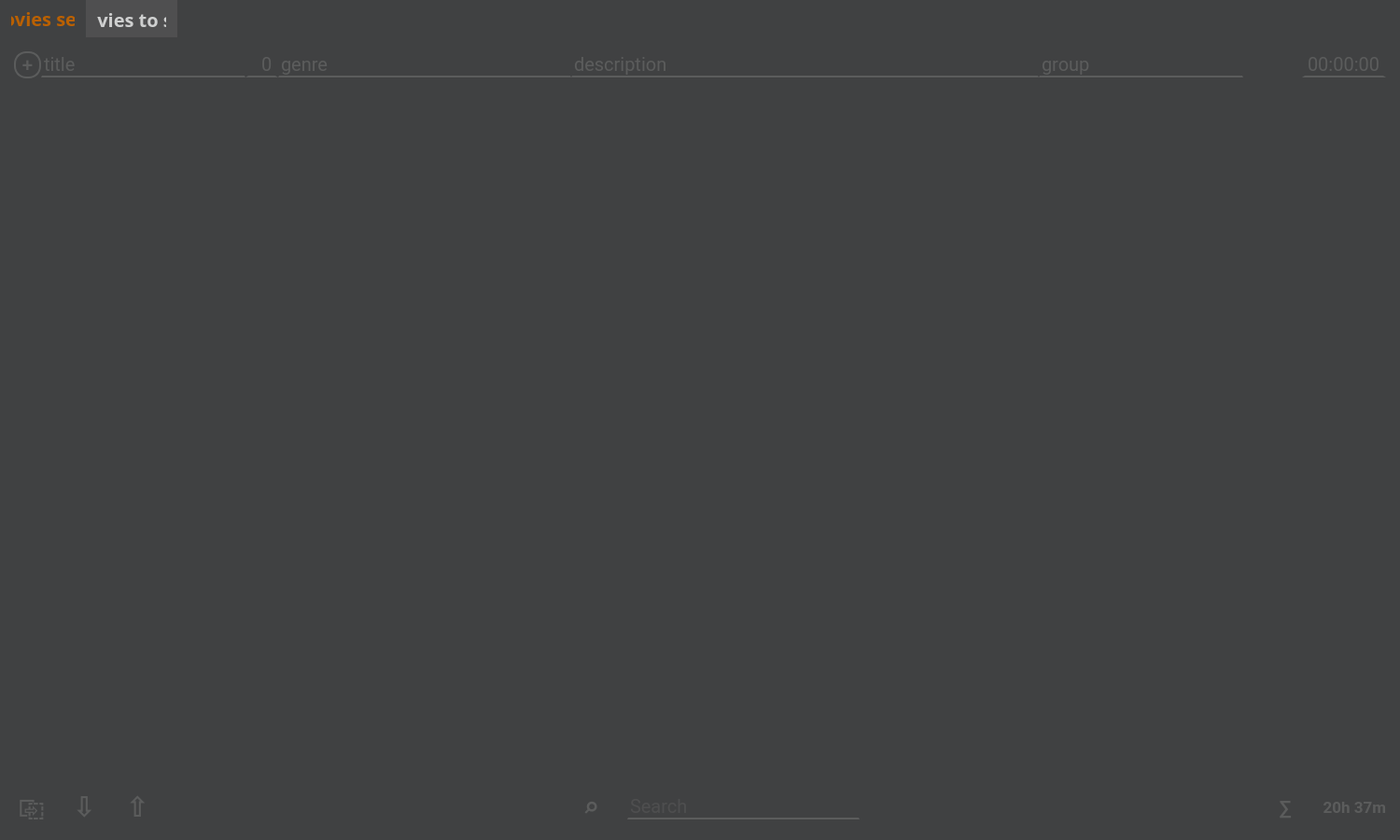
<?xml version="1.0" encoding="UTF-8"?>
<ui version="4.0">
 <class>MainWindow</class>
 <widget class="QMainWindow" name="MainWindow">
  <property name="geometry">
   <rect>
    <x>0</x>
    <y>0</y>
    <width>1500</width>
    <height>900</height>
   </rect>
  </property>
  <property name="windowTitle">
   <string>Moviefy</string>
  </property>
  <widget class="QWidget" name="centralwidget">
   <property name="minimumSize">
    <size>
     <width>1000</width>
     <height>600</height>
    </size>
   </property>
   <property name="styleSheet">
    <string notr="true">QWidget { 
border-top: 0px solid #C2C7CB;
	background-color: #404142;
}
</string>
   </property>
   <layout class="QGridLayout" name="gridLayout">
    <property name="leftMargin">
     <number>0</number>
    </property>
    <property name="topMargin">
     <number>0</number>
    </property>
    <property name="rightMargin">
     <number>0</number>
    </property>
    <property name="bottomMargin">
     <number>0</number>
    </property>
    <item row="0" column="0">
     <widget class="QTabWidget" name="moviesTabs">
      <property name="styleSheet">
       <string notr="true">QTabWidget::pane { 
	background-color: #404142;
}

QTabWidget::tab-bar {
    alignment: center;
}

QTabBar::tab{
background-color: #4f4f50;
min-height: 40px;
max-height: 50px;

font-family: Comforta;
font-size: 20px;
color: #cfd0d0;
font-weight: bold;
}

QTabBar::tab:hover {
    background: #5b5c5c;
}

QTabBar::tab:selected {
    color: #ba6000;
	background-color: #404142;
}


</string>
      </property>
      <property name="currentIndex">
       <number>0</number>
      </property>
      <property name="elideMode">
       <enum>Qt::ElideNone</enum>
      </property>
      <property name="usesScrollButtons">
       <bool>true</bool>
      </property>
      <property name="documentMode">
       <bool>false</bool>
      </property>
      <property name="movable">
       <bool>false</bool>
      </property>
      <widget class="QWidget" name="seenTab">
       <attribute name="title">
        <string>Movies seen</string>
       </attribute>
       <layout class="QVBoxLayout" name="verticalLayout" stretch="1,18,1">
        <property name="spacing">
         <number>20</number>
        </property>
        <property name="leftMargin">
         <number>15</number>
        </property>
        <property name="topMargin">
         <number>15</number>
        </property>
        <property name="rightMargin">
         <number>15</number>
        </property>
        <property name="bottomMargin">
         <number>15</number>
        </property>
        <item>
         <layout class="QHBoxLayout" name="addMovieLayout" stretch="0,7,1,10,16,7,2,2">
          <property name="spacing">
           <number>0</number>
          </property>
          <item>
           <widget class="QPushButton" name="btn_addSeen">
            <property name="enabled">
             <bool>true</bool>
            </property>
            <property name="cursor">
             <cursorShape>PointingHandCursor</cursorShape>
            </property>
            <property name="toolTip">
             <string>Add movie</string>
            </property>
            <property name="styleSheet">
             <string notr="true">QPushButton {
width: 25px;
height: 25px;
color: #5b5c5c;
font-weight: 900;
font-size: 20px;
border: 1.5px solid #5b5c5c;
    border-radius: 12.5px;
}

QPushButton::hover {
color: #b3b3b3;
border-color: #b3b3b3;
}</string>
            </property>
            <property name="text">
             <string>+</string>
            </property>
           </widget>
          </item>
          <item>
           <widget class="QLineEdit" name="le_seenTitle">
            <property name="styleSheet">
             <string notr="true">QLineEdit {
height: 25px;
border-bottom: 1.5px solid #5b5c5c;
font-size: 20px;
color: #5b5c5c;
font-family: Roboto;
}

QLineEdit::hover {
color: #b3b3b3;
border-color: #b3b3b3;
}

QLineEdit::focus {
color: #b3b3b3;
border-color: #b3b3b3;
}</string>
            </property>
            <property name="text">
             <string>title</string>
            </property>
            <property name="maxLength">
             <number>168</number>
            </property>
           </widget>
          </item>
          <item>
           <widget class="QSpinBox" name="sb_seenRate">
            <property name="styleSheet">
             <string notr="true">QSpinBox {
height: 25px;
border-bottom: 1.5px solid #5b5c5c;
font-size: 20px;
color: #5b5c5c;
font-family: Roboto;
}

QSpinBox::up-button {
 width: 0px;
}

QSpinBox::down-button {
 width: 0px;
}


QSpinBox::hover {
color: #b3b3b3;
border-color: #b3b3b3;
}

QSpinBox::focus {
color: #b3b3b3;
border-color: #b3b3b3;
}</string>
            </property>
            <property name="alignment">
             <set>Qt::AlignRight|Qt::AlignTrailing|Qt::AlignVCenter</set>
            </property>
            <property name="maximum">
             <number>10</number>
            </property>
           </widget>
          </item>
          <item>
           <widget class="QLineEdit" name="le_seenGenre">
            <property name="styleSheet">
             <string notr="true">QLineEdit {
height: 25px;
border-bottom: 1.5px solid #5b5c5c;
font-size: 20px;
color: #5b5c5c;
font-family: Roboto;
}

QLineEdit::hover {
color: #b3b3b3;
border-color: #b3b3b3;
}

QLineEdit::focus {
color: #b3b3b3;
border-color: #b3b3b3;
}</string>
            </property>
            <property name="text">
             <string>genre</string>
            </property>
            <property name="maxLength">
             <number>170</number>
            </property>
           </widget>
          </item>
          <item>
           <widget class="QLineEdit" name="le_seenDesc">
            <property name="styleSheet">
             <string notr="true">QLineEdit {
height: 25px;
border-bottom: 1.5px solid #5b5c5c;
font-size: 20px;
color: #5b5c5c;
font-family: Roboto;
}

QLineEdit::hover {
color: #b3b3b3;
border-color: #b3b3b3;
}

QLineEdit::focus {
color: #b3b3b3;
border-color: #b3b3b3;
}</string>
            </property>
            <property name="text">
             <string>description</string>
            </property>
            <property name="maxLength">
             <number>400</number>
            </property>
           </widget>
          </item>
          <item>
           <widget class="QLineEdit" name="le_seenGroup">
            <property name="styleSheet">
             <string notr="true">QLineEdit {
height: 25px;
border-bottom: 1.5px solid #5b5c5c;
font-size: 20px;
color: #5b5c5c;
font-family: Roboto;
}

QLineEdit::hover {
color: #b3b3b3;
border-color: #b3b3b3;
}

QLineEdit::focus {
color: #b3b3b3;
border-color: #b3b3b3;
}</string>
            </property>
            <property name="text">
             <string>group</string>
            </property>
            <property name="maxLength">
             <number>160</number>
            </property>
           </widget>
          </item>
          <item>
           <spacer name="horizontalSpacer_3">
            <property name="orientation">
             <enum>Qt::Horizontal</enum>
            </property>
            <property name="sizeHint" stdset="0">
             <size>
              <width>40</width>
              <height>20</height>
             </size>
            </property>
           </spacer>
          </item>
          <item>
           <widget class="QTimeEdit" name="te_seenLength">
            <property name="styleSheet">
             <string notr="true">QTimeEdit {
height: 25px;
border-bottom: 1.5px solid #5b5c5c;
font-size: 20px;
color: #5b5c5c;
font-family: Roboto;
}

QTimeEdit::up-button {
 width: 0px;
}

QTimeEdit::down-button {
 width: 0px;
}


QTimeEdit::hover {
color: #b3b3b3;
border-color: #b3b3b3;
}

QTimeEdit::focus {
color: #b3b3b3;
border-color: #b3b3b3;
}</string>
            </property>
            <property name="alignment">
             <set>Qt::AlignRight|Qt::AlignTrailing|Qt::AlignVCenter</set>
            </property>
           </widget>
          </item>
         </layout>
        </item>
        <item>
         <widget class="QTableView" name="tv_seenTable">
          <property name="cursor" stdset="0">
           <cursorShape>ArrowCursor</cursorShape>
          </property>
          <property name="styleSheet">
           <string notr="true">QTableView {
	selection-color: transparent;
	border: none;

	font-size: 20px;
	font-family: Roboto;
	color: #cfd0d0;
}


QHeaderView {
	border: none;
}

QHeaderView::section {
    background-color: transparent;

    color: #5b5c5c;
	font-family: Roboto;

	border: none;
	border-bottom: 1px solid #5b5c5c;
}

/* style the sort indicator */
QHeaderView::down-arrow {
}

QHeaderView::down-arrow {
subcontrol-origin:padding;
subcontrol-position: center right;
}

QTableView::item {
	border-bottom: 1px solid #5b5c5c;
}

QTableView::item::selected {
    background-color: transparent;
border: none;
	color: #cfd0d0;
}

</string>
          </property>
          <property name="showGrid">
           <bool>false</bool>
          </property>
          <property name="gridStyle">
           <enum>Qt::NoPen</enum>
          </property>
          <property name="sortingEnabled">
           <bool>true</bool>
          </property>
          <property name="cornerButtonEnabled">
           <bool>false</bool>
          </property>
         </widget>
        </item>
        <item>
         <layout class="QHBoxLayout" name="footerLayout" stretch="0,7,5,7,0">
          <item>
           <layout class="QHBoxLayout" name="manipButtonsLayout">
            <item>
             <widget class="QPushButton" name="btn_seenCopyAll">
              <property name="cursor">
               <cursorShape>PointingHandCursor</cursorShape>
              </property>
              <property name="toolTip">
               <string>Copy all list to clipboard</string>
              </property>
              <property name="toolTipDuration">
               <number>0</number>
              </property>
              <property name="statusTip">
               <string/>
              </property>
              <property name="whatsThis">
               <string/>
              </property>
              <property name="styleSheet">
               <string notr="true">QPushButton {
width: 35px;
height: 35px;
color: #5b5c5c;
font-weight: 900;
font-size: 30px;
}

QPushButton::hover {
color: #b3b3b3;
}</string>
              </property>
              <property name="text">
               <string>⎘</string>
              </property>
             </widget>
            </item>
            <item>
             <widget class="QPushButton" name="btn_seenExport">
              <property name="cursor">
               <cursorShape>PointingHandCursor</cursorShape>
              </property>
              <property name="toolTip">
               <string>Save list to file</string>
              </property>
              <property name="styleSheet">
               <string notr="true">QPushButton {
width: 35px;
height: 35px;
color: #5b5c5c;
font-weight: 900;
font-size: 30px;
}

QPushButton::hover {
color: #b3b3b3;
}</string>
              </property>
              <property name="text">
               <string>⇩</string>
              </property>
             </widget>
            </item>
            <item>
             <widget class="QPushButton" name="btn_seenImport">
              <property name="cursor">
               <cursorShape>PointingHandCursor</cursorShape>
              </property>
              <property name="toolTip">
               <string>Add from file</string>
              </property>
              <property name="styleSheet">
               <string notr="true">QPushButton {
width: 35px;
height: 35px;
color: #5b5c5c;
font-weight: 900;
font-size: 30px;
}

QPushButton::hover {
color: #b3b3b3;
}</string>
              </property>
              <property name="text">
               <string>⇧</string>
              </property>
             </widget>
            </item>
           </layout>
          </item>
          <item>
           <spacer name="horizontalSpacer">
            <property name="orientation">
             <enum>Qt::Horizontal</enum>
            </property>
            <property name="sizeHint" stdset="0">
             <size>
              <width>40</width>
              <height>20</height>
             </size>
            </property>
           </spacer>
          </item>
          <item>
           <layout class="QHBoxLayout" name="searchLayout" stretch="0,1">
            <item>
             <widget class="QPushButton" name="btn_seenSearch">
              <property name="cursor">
               <cursorShape>PointingHandCursor</cursorShape>
              </property>
              <property name="toolTip">
               <string>Search in list </string>
              </property>
              <property name="styleSheet">
               <string notr="true">QPushButton {
width: 35px;
height: 35px;
color: #5b5c5c;
font-weight: 900;
font-size: 30px;
}

QPushButton::hover {
color: #b3b3b3;
}</string>
              </property>
              <property name="text">
               <string>⌕</string>
              </property>
             </widget>
            </item>
            <item>
             <widget class="QLineEdit" name="le_seenSearch">
              <property name="whatsThis">
               <string/>
              </property>
              <property name="layoutDirection">
               <enum>Qt::LeftToRight</enum>
              </property>
              <property name="styleSheet">
               <string notr="true">QLineEdit {
height: 25px;
border-bottom: 1.5px solid #5b5c5c;
font-size: 20px;
color: #5b5c5c;
font-family: Roboto;
}

QLineEdit::hover {
color: #b3b3b3;
border-color: #b3b3b3;
}

QLineEdit::focus {
color: #b3b3b3;
border-color: #b3b3b3;
}</string>
              </property>
              <property name="text">
               <string/>
              </property>
              <property name="alignment">
               <set>Qt::AlignLeading|Qt::AlignLeft|Qt::AlignVCenter</set>
              </property>
              <property name="placeholderText">
               <string>Search</string>
              </property>
              <property name="clearButtonEnabled">
               <bool>false</bool>
              </property>
             </widget>
            </item>
           </layout>
          </item>
          <item>
           <spacer name="horizontalSpacer_2">
            <property name="orientation">
             <enum>Qt::Horizontal</enum>
            </property>
            <property name="sizeHint" stdset="0">
             <size>
              <width>40</width>
              <height>20</height>
             </size>
            </property>
           </spacer>
          </item>
          <item>
           <layout class="QHBoxLayout" name="totalTimeLayout" stretch="0,0">
            <item>
             <widget class="QLabel" name="label_2">
              <property name="toolTip">
               <string>Total time watched</string>
              </property>
              <property name="styleSheet">
               <string notr="true">QLabel {
width: 35px;
height: 35px;
color: #5b5c5c;
font-weight: 900;
font-size: 20px;
}
</string>
              </property>
              <property name="text">
               <string>∑</string>
              </property>
             </widget>
            </item>
            <item>
             <widget class="QLabel" name="lbl_seenTotalLength">
              <property name="toolTip">
               <string>Total time watched</string>
              </property>
              <property name="styleSheet">
               <string notr="true">QLabel {
	min-width: 80px;
font-size: 17px;
font-family: Roboto;
font-weight: 600;
color: #5b5c5c;
}</string>
              </property>
              <property name="text">
               <string>20h 37m</string>
              </property>
              <property name="alignment">
               <set>Qt::AlignRight|Qt::AlignTrailing|Qt::AlignVCenter</set>
              </property>
             </widget>
            </item>
           </layout>
          </item>
         </layout>
        </item>
       </layout>
      </widget>
      <widget class="QWidget" name="toSeeTab">
       <attribute name="title">
        <string>Movies to see</string>
       </attribute>
       <layout class="QVBoxLayout" name="verticalLayout_2" stretch="1,18,1">
        <property name="spacing">
         <number>20</number>
        </property>
        <property name="leftMargin">
         <number>15</number>
        </property>
        <property name="topMargin">
         <number>15</number>
        </property>
        <property name="rightMargin">
         <number>15</number>
        </property>
        <property name="bottomMargin">
         <number>15</number>
        </property>
        <item>
         <layout class="QHBoxLayout" name="addMovieLayout_2" stretch="0,7,10,16,0,1">
          <property name="spacing">
           <number>50</number>
          </property>
          <item>
           <widget class="QPushButton" name="btn_addToSee">
            <property name="cursor">
             <cursorShape>PointingHandCursor</cursorShape>
            </property>
            <property name="toolTip">
             <string>Add movie</string>
            </property>
            <property name="styleSheet">
             <string notr="true">QPushButton {
width: 25px;
height: 25px;
color: #5b5c5c;
font-weight: 900;
font-size: 20px;
border: 1.5px solid #5b5c5c;
    border-radius: 12.5px;
}

QPushButton::hover {
color: #b3b3b3;
border-color: #b3b3b3;
}</string>
            </property>
            <property name="text">
             <string>+</string>
            </property>
           </widget>
          </item>
          <item>
           <widget class="QLineEdit" name="le_toSeeTitle">
            <property name="styleSheet">
             <string notr="true">QLineEdit {
height: 25px;
border-bottom: 1.5px solid #5b5c5c;
font-size: 20px;
color: #5b5c5c;
font-family: Roboto;
}

QLineEdit::hover {
color: #b3b3b3;
border-color: #b3b3b3;
}

QLineEdit::focus {
color: #b3b3b3;
border-color: #b3b3b3;
}</string>
            </property>
            <property name="text">
             <string>title</string>
            </property>
            <property name="maxLength">
             <number>168</number>
            </property>
           </widget>
          </item>
          <item>
           <widget class="QLineEdit" name="le_toSeeGenre">
            <property name="styleSheet">
             <string notr="true">QLineEdit {
height: 25px;
border-bottom: 1.5px solid #5b5c5c;
font-size: 20px;
color: #5b5c5c;
font-family: Roboto;
}

QLineEdit::hover {
color: #b3b3b3;
border-color: #b3b3b3;
}

QLineEdit::focus {
color: #b3b3b3;
border-color: #b3b3b3;
}</string>
            </property>
            <property name="text">
             <string>genre</string>
            </property>
            <property name="maxLength">
             <number>170</number>
            </property>
           </widget>
          </item>
          <item>
           <widget class="QLineEdit" name="le_toSeeDesc">
            <property name="styleSheet">
             <string notr="true">QLineEdit {
height: 25px;
border-bottom: 1.5px solid #5b5c5c;
font-size: 20px;
color: #5b5c5c;
font-family: Roboto;
}

QLineEdit::hover {
color: #b3b3b3;
border-color: #b3b3b3;
}

QLineEdit::focus {
color: #b3b3b3;
border-color: #b3b3b3;
}</string>
            </property>
            <property name="text">
             <string>description</string>
            </property>
            <property name="maxLength">
             <number>400</number>
            </property>
           </widget>
          </item>
          <item>
           <spacer name="horizontalSpacer_6">
            <property name="orientation">
             <enum>Qt::Horizontal</enum>
            </property>
            <property name="sizeHint" stdset="0">
             <size>
              <width>40</width>
              <height>20</height>
             </size>
            </property>
           </spacer>
          </item>
          <item>
           <widget class="QTimeEdit" name="te_toSeeLength">
            <property name="styleSheet">
             <string notr="true">QTimeEdit {
height: 25px;
border-bottom: 1.5px solid #5b5c5c;
font-size: 20px;
color: #5b5c5c;
font-family: Roboto;
}

QTimeEdit::up-button {
 width: 0px;
}

QTimeEdit::down-button {
 width: 0px;
}


QTimeEdit::hover {
color: #b3b3b3;
border-color: #b3b3b3;
}

QTimeEdit::focus {
color: #b3b3b3;
border-color: #b3b3b3;
}</string>
            </property>
            <property name="alignment">
             <set>Qt::AlignRight|Qt::AlignTrailing|Qt::AlignVCenter</set>
            </property>
           </widget>
          </item>
         </layout>
        </item>
        <item>
         <widget class="QTableView" name="tv_toSeeTable">
          <property name="cursor" stdset="0">
           <cursorShape>ArrowCursor</cursorShape>
          </property>
         </widget>
        </item>
        <item>
         <layout class="QHBoxLayout" name="footerLayout_2" stretch="0,7,5,7,0">
          <item>
           <layout class="QHBoxLayout" name="manipButtonsLayout_2">
            <item>
             <widget class="QPushButton" name="btn_toSeeCopyAll">
              <property name="cursor">
               <cursorShape>PointingHandCursor</cursorShape>
              </property>
              <property name="toolTip">
               <string>Copy all list to clipboard</string>
              </property>
              <property name="toolTipDuration">
               <number>0</number>
              </property>
              <property name="statusTip">
               <string/>
              </property>
              <property name="whatsThis">
               <string/>
              </property>
              <property name="styleSheet">
               <string notr="true">QPushButton {
width: 35px;
height: 35px;
color: #5b5c5c;
font-weight: 900;
font-size: 30px;
}

QPushButton::hover {
color: #b3b3b3;
}</string>
              </property>
              <property name="text">
               <string>⎘</string>
              </property>
             </widget>
            </item>
            <item>
             <widget class="QPushButton" name="btn_toSeeExport">
              <property name="cursor">
               <cursorShape>PointingHandCursor</cursorShape>
              </property>
              <property name="toolTip">
               <string>Save list to file</string>
              </property>
              <property name="styleSheet">
               <string notr="true">QPushButton {
width: 35px;
height: 35px;
color: #5b5c5c;
font-weight: 900;
font-size: 30px;
}

QPushButton::hover {
color: #b3b3b3;
}</string>
              </property>
              <property name="text">
               <string>⇩</string>
              </property>
             </widget>
            </item>
            <item>
             <widget class="QPushButton" name="btn_toSeeImport">
              <property name="cursor">
               <cursorShape>PointingHandCursor</cursorShape>
              </property>
              <property name="toolTip">
               <string>Add from file</string>
              </property>
              <property name="styleSheet">
               <string notr="true">QPushButton {
width: 35px;
height: 35px;
color: #5b5c5c;
font-weight: 900;
font-size: 30px;
}

QPushButton::hover {
color: #b3b3b3;
}</string>
              </property>
              <property name="text">
               <string>⇧</string>
              </property>
             </widget>
            </item>
           </layout>
          </item>
          <item>
           <spacer name="horizontalSpacer_4">
            <property name="orientation">
             <enum>Qt::Horizontal</enum>
            </property>
            <property name="sizeHint" stdset="0">
             <size>
              <width>40</width>
              <height>20</height>
             </size>
            </property>
           </spacer>
          </item>
          <item>
           <layout class="QHBoxLayout" name="searchLayout_2" stretch="0,1">
            <item>
             <widget class="QPushButton" name="btn_toSeeSearch">
              <property name="cursor">
               <cursorShape>PointingHandCursor</cursorShape>
              </property>
              <property name="toolTip">
               <string>Search in list </string>
              </property>
              <property name="styleSheet">
               <string notr="true">QPushButton {
width: 35px;
height: 35px;
color: #5b5c5c;
font-weight: 900;
font-size: 30px;
}

QPushButton::hover {
color: #b3b3b3;
}</string>
              </property>
              <property name="text">
               <string>⌕</string>
              </property>
             </widget>
            </item>
            <item>
             <widget class="QLineEdit" name="le_toSeeSearch">
              <property name="whatsThis">
               <string/>
              </property>
              <property name="layoutDirection">
               <enum>Qt::LeftToRight</enum>
              </property>
              <property name="styleSheet">
               <string notr="true">QLineEdit {
height: 25px;
border-bottom: 1.5px solid #5b5c5c;
font-size: 20px;
color: #5b5c5c;
font-family: Roboto;
}

QLineEdit::hover {
color: #b3b3b3;
border-color: #b3b3b3;
}

QLineEdit::focus {
color: #b3b3b3;
border-color: #b3b3b3;
}</string>
              </property>
              <property name="text">
               <string/>
              </property>
              <property name="alignment">
               <set>Qt::AlignLeading|Qt::AlignLeft|Qt::AlignVCenter</set>
              </property>
              <property name="placeholderText">
               <string>Search</string>
              </property>
              <property name="clearButtonEnabled">
               <bool>false</bool>
              </property>
             </widget>
            </item>
           </layout>
          </item>
          <item>
           <spacer name="horizontalSpacer_5">
            <property name="orientation">
             <enum>Qt::Horizontal</enum>
            </property>
            <property name="sizeHint" stdset="0">
             <size>
              <width>40</width>
              <height>20</height>
             </size>
            </property>
           </spacer>
          </item>
          <item>
           <layout class="QHBoxLayout" name="totalTimeLayout_2" stretch="0,0">
            <item>
             <widget class="QLabel" name="label_4">
              <property name="toolTip">
               <string>Total time watched</string>
              </property>
              <property name="styleSheet">
               <string notr="true">QLabel {
width: 35px;
height: 35px;
color: #5b5c5c;
font-weight: 900;
font-size: 20px;
}
</string>
              </property>
              <property name="text">
               <string>∑</string>
              </property>
             </widget>
            </item>
            <item>
             <widget class="QLabel" name="lbl_toSeeTotalLength">
              <property name="toolTip">
               <string>Total time watched</string>
              </property>
              <property name="styleSheet">
               <string notr="true">QLabel {
	min-width: 80px;
font-size: 17px;
font-family: Roboto;
font-weight: 600;
color: #5b5c5c;
}</string>
              </property>
              <property name="text">
               <string>20h 37m</string>
              </property>
              <property name="alignment">
               <set>Qt::AlignRight|Qt::AlignTrailing|Qt::AlignVCenter</set>
              </property>
             </widget>
            </item>
           </layout>
          </item>
         </layout>
        </item>
       </layout>
      </widget>
     </widget>
    </item>
   </layout>
  </widget>
 </widget>
 <resources/>
 <connections/>
</ui>
